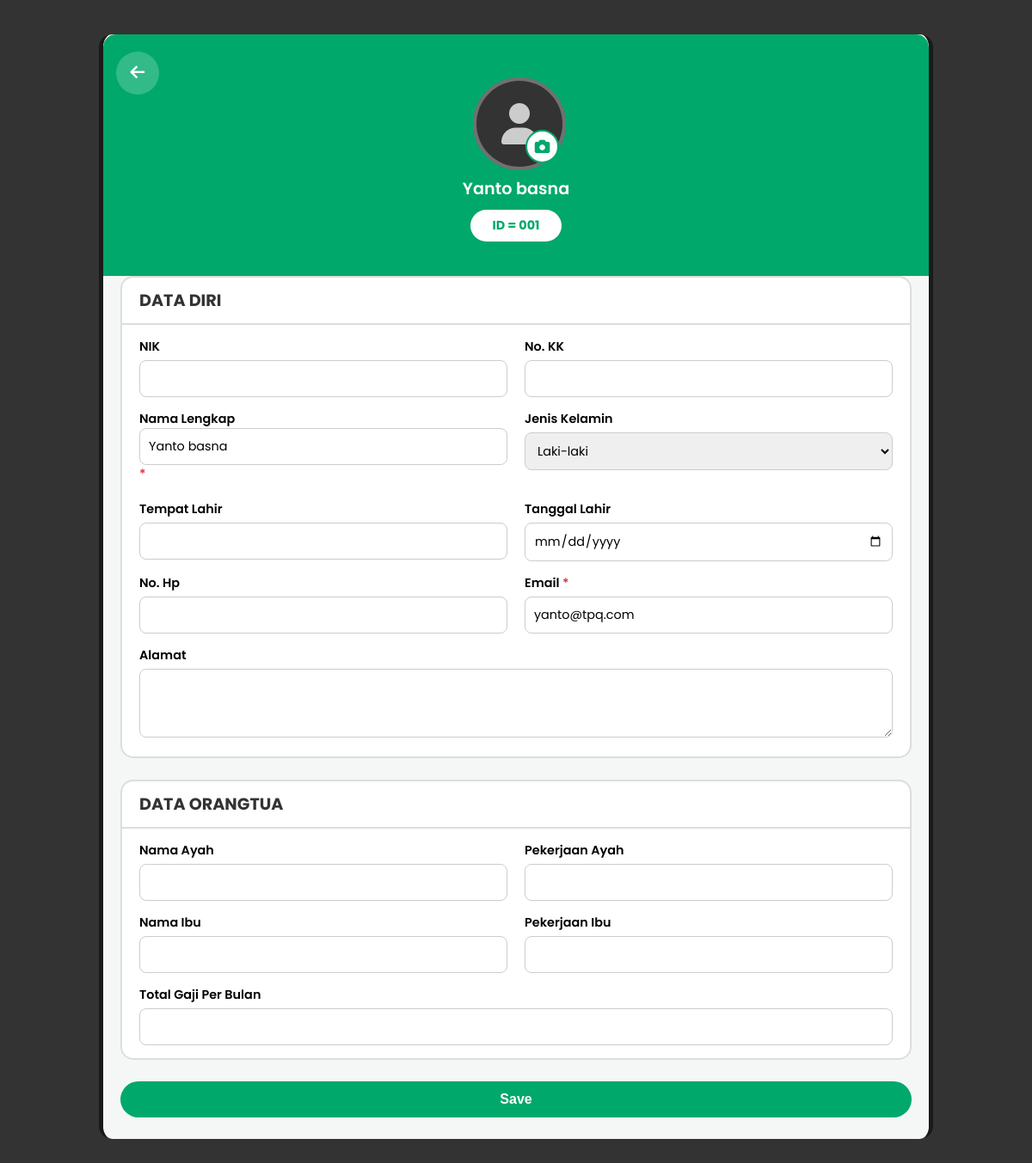
The page /santri/edit_biodata.php (signed in) on the database its author committed.
### tables this page shows
CREATE TABLE `data_santri` (
  `id` int(11) NOT NULL,
  `user_id` int(11) NOT NULL,
  `id_kelas` int(11) DEFAULT NULL,
  `nama_lengkap` varchar(100) NOT NULL,
  `nis` varchar(50) DEFAULT NULL,
  `nama_wali` varchar(100) DEFAULT NULL,
  `no_telepon_wali` varchar(20) DEFAULT NULL,
  `alamat` text DEFAULT NULL,
  `nik` varchar(20) DEFAULT NULL,
  `no_kk` varchar(20) DEFAULT NULL,
  `jenis_kelamin` enum('Laki-laki','Perempuan') DEFAULT NULL,
  `tempat_lahir` varchar(100) DEFAULT NULL,
  `tanggal_lahir` date DEFAULT NULL,
  `no_hp` varchar(20) DEFAULT NULL,
  `nama_ayah` varchar(100) DEFAULT NULL,
  `pekerjaan_ayah` varchar(100) DEFAULT NULL,
  `nama_ibu` varchar(100) DEFAULT NULL,
  `pekerjaan_ibu` varchar(100) DEFAULT NULL,
  `gaji_per_bulan` varchar(50) DEFAULT NULL,
  `foto` varchar(255) DEFAULT NULL
);

CREATE TABLE `users` (
  `id` int(11) NOT NULL,
  `email` varchar(100) NOT NULL,
  `password` varchar(255) NOT NULL,
  `role` enum('admin','pengajar','santri') NOT NULL,
  `created_at` timestamp NOT NULL DEFAULT current_timestamp()
);

### santri/edit_biodata.php (the view, shortened to what this page needs)
<?php
require '../koneksi.php';
$user_id_login = $_SESSION['user_id'];
$sql = "SELECT s.*, u.email
        FROM data_santri s
        JOIN users u ON s.user_id = u.id
        WHERE s.user_id = ?
        LIMIT 1";
$stmt = $koneksi->prepare($sql);
$stmt->bind_param("i", $user_id_login);
$stmt->execute();
$result = $stmt->get_result();
$santri_data = $result->fetch_assoc();
?>
<!DOCTYPE html>
<html lang="id">
<head>
    <link rel="stylesheet" href="https://cdnjs.cloudflare.com/ajax/libs/font-awesome/6.5.1/css/all.min.css">
</head>
<body>
    <div class="biodata-container">
        <form method="POST" enctype="multipart/form-data" id="edit-form">
            <header class="profile-header">
                <a href="biodata_santri.php" class="back-btn">
                    <i class="fas fa-arrow-left"></i>
                </a>
                <div class="profile-pic-edit">
                    <label for="foto-upload">
                        <div class="profile-pic">
                            <?php if (!empty($santri_data['foto'])): ?>
                                <img src="../uploads/<?php echo htmlspecialchars($santri_data['foto']); ?>" alt="Foto Profil" id="profile-image-preview">
                            <?php else: ?>
                                <div class="icon" id="profile-icon-preview"><i class="fas fa-user"></i></div>
                            <?php endif; ?>
                        </div>
                        <div class="upload-overlay">
                            <i class="fas fa-camera"></i>
                        </div>
                    </label>
                </div>
                <h2><?php echo htmlspecialchars($santri_data['nama_lengkap']); ?></h2>
                <div class="nis-badge">
                    ID = <?php echo htmlspecialchars($santri_data['nis']); ?>
                </div>
            </header>
            <main class="profile-content">
                <div class="card">
                    <h3>DATA DIRI</h3>
                    <div class="card-body">
                        <div class="form-grid">
                            <div class="form-group">
                                <label for="nik">NIK</label>
                                <input type="text" id="nik" name="nik" value="<?php echo htmlspecialchars($santri_data['nik']); ?>">
                            </div>
                            <div class="form-group">
                                <label for="no_kk">No. KK</label>
                                <input type="text" id="no_kk" name="no_kk" value="<?php echo htmlspecialchars($santri_data['no_kk']); ?>">
                            </div>
                            <div class="form-group required">
                                <label for="nama_lengkap">Nama Lengkap</labe >
                                <input type="text" id="nama_lengkap" name="nama_lengkap" value="<?php echo htmlspecialchars($santri_data['nama_lengkap']); ?>" required>
                            </div>
                            <div class="form-group">
                                <label for="jenis_kelamin">Jenis Kelamin</label>
                                <select id="jenis_kelamin" name="jenis_kelamin">
                                    <option value="Laki-laki" <?php if($santri_data['jenis_kelamin'] == 'Laki-laki') echo 'selected'; ?>>Laki-laki</option>
                                </select>
                            </div>
                            <div class="form-group">
                                <label for="tempat_lahir">Tempat Lahir</label>
                                <input type="text" id="tempat_lahir" name="tempat_lahir" value="<?php echo htmlspecialchars($santri_data['tempat_lahir']); ?>">
                            </div>
                            <div class="form-group">
                                <label for="tanggal_lahir">Tanggal Lahir</label>
                                <input type="date" id="tanggal_lahir" name="tanggal_lahir" value="<?php echo htmlspecialchars($santri_data['tanggal_lahir']); ?>">
                            </div>
                            <div class="form-group">
                                <label for="no_hp">No. Hp</label>
                                <input type="text" id="no_hp" name="no_hp" value="<?php echo htmlspecialchars($santri_data['no_hp']); ?>">
                            </div>
                            <div class="form-group required">
                                <label for="email">Email</label>
                                <input type="email" id="email" name="email" value="<?php echo htmlspecialchars($santri_data['email']); ?>" required>
                            </div>
                            <div class="form-group full-width">
                                <label for="alamat">Alamat</label>
                                <textarea id="alamat" name="alamat"><?php echo htmlspecialchars($santri_data['alamat']); ?></textarea>
                            </div>
                        </div>
                    </div>
                </div>
                <div class="card">
                    <h3>DATA ORANGTUA</h3>
                    <div class="card-body">
                        <div class="form-grid">
                            <div class="form-group">
                                <label for="nama_ayah">Nama Ayah</label>
                                <input type="text" id="nama_ayah" name="nama_ayah" value="<?php echo htmlspecialchars($santri_data['nama_ayah']); ?>">
                            </div>
                            <div class="form-group">
                                <label for="pekerjaan_ayah">Pekerjaan Ayah</label>
                                <input type="text" id="pekerjaan_ayah" name="pekerjaan_ayah" value="<?php echo htmlspecialchars($santri_data['pekerjaan_ayah']); ?>">
                            </div>
                            <div class="form-group">
                                <label for="nama_ibu">Nama Ibu</label>
                                <input type="text" id="nama_ibu" name="nama_ibu" value="<?php echo htmlspecialchars($santri_data['nama_ibu']); ?>">
                            </div>
                            <div class="form-group">
                                <label for="pekerjaan_ibu">Pekerjaan Ibu</label>
                                <input type="text" id="pekerjaan_ibu" name="pekerjaan_ibu" value="<?php echo htmlspecialchars($santri_data['pekerjaan_ibu']); ?>">
                            </div>
                            <div class="form-group full-width">
                                <label for="gaji_per_bulan">Total Gaji Per Bulan</label>
                                <input type="text" id="gaji_per_bulan" name="gaji_per_bulan" value="<?php echo htmlspecialchars($santri_data['gaji_per_bulan']); ?>">
                            </div>
                        </div>
                    </div>
                </div>
                <button type="submit" class="btn-save">Save</button>
            </main>
        </form>
    </div>
</body>
</html>

### santri/edit_biodata.php (style rules this page uses)
:root { --warna-hijau: #00a86b; --warna-latar: #f4f7f6; --warna-teks: #333333; }
body, html { margin: 0; padding: 0; font-family: 'Poppins', sans-serif; background-color: #333; }
.biodata-container { width: 100%; max-width: 420px; min-height: 100vh; margin: 0 auto; background-color: var(--warna-latar); display: flex; flex-direction: column; overflow: hidden; border-left: 5px solid #1a1a1a; border-right: 5px solid #1a1a1a; }
.profile-header { background-color: var(--warna-hijau); color: white; padding: 30px 20px 40px 20px; text-align: center; position: relative; }
.back-btn { position: absolute; top: 20px; left: 15px; text-decoration: none; color: white; font-size: 1.2rem; padding: 10px; background-color: rgba(255, 255, 255, 0.2); width: 30px; height: 30px; display: flex; align-items: center; justify-content: center; border-radius: 50%; }
.profile-pic-edit { position: relative; width: 100px; height: 100px; margin: 20px auto 15px auto; }
.profile-pic { width: 100px; height: 100px; border-radius: 50%; border: 4px solid rgba(255, 255, 255, 0.3); background-color: #333; overflow: hidden; }
.profile-pic .icon { width: 100%; height: 100%; display: flex; align-items: center; justify-content: center; font-size: 3rem; color: #ccc; }
.upload-overlay { position: absolute; bottom: 0; right: 0; width: 35px; height: 35px; background-color: white; color: var(--warna-hijau); border-radius: 50%; display: flex; align-items: center; justify-content: center; font-size: 1.1rem; cursor: pointer; border: 2px solid var(--warna-hijau); }
.profile-header h2 { margin: 0; font-size: 1.2rem; font-weight: 600; }
.nis-badge { display: inline-block; background-color: white; color: var(--warna-hijau); padding: 8px 25px; border-radius: 20px; font-weight: 700; font-size: 0.9rem; margin-top: 10px; }
.profile-content { background-color: var(--warna-latar); padding: 25px 20px; flex-grow: 1; border-radius: 30px 30px 0 0; margin-top: -25px; z-index: 10; }
.card { background-color: white; border: 2px solid #ddd; border-radius: 15px; margin-bottom: 25px; overflow: hidden; }
.card h3 { margin: 0; padding: 12px 20px; color: var(--warna-teks); font-size: 1.2rem; font-weight: 700; }
.card-body { padding: 15px 20px; border-top: 2px solid #ddd; }
.form-group { margin-bottom: 0; }
.form-group label { display: block; font-size: 0.9rem; font-weight: 600; color: var(--warna-teks-abu); margin-bottom: 5px; }
.form-group.required label::after { content: ' *'; color: #dc3545; }
.form-group input, .form-group select, .form-group textarea { width: 100%; padding: 10px; font-size: 0.9rem; font-family: 'Poppins', sans-serif; border: 1px solid #ccc; border-radius: 8px; box-sizing: border-box; }
.form-group textarea { min-height: 80px; resize: vertical; }
.btn-save { background-color: var(--warna-hijau); color: white; font-weight: 700; font-size: 1rem; padding: 12px; width: 100%; border: none; border-radius: 30px; cursor: pointer; transition: background-color 0.3s; }
.form-grid { display: grid; grid-template-columns: 1fr; gap: 15px 20px; }
@media (min-width: 960px) { .biodata-container { max-width: 960px; margin-top: 40px; margin-bottom: 40px; border-radius: 15px; } }
@media (min-width: 960px) { .profile-header { border-radius: 15px 15px 0 0; } }
@media (min-width: 960px) { .profile-content { border-radius: 0 0 15px 15px; } }
@media (min-width: 960px) { .form-grid { grid-template-columns: 1fr 1fr; } }
@media (min-width: 960px) { .form-group.full-width { grid-column: 1 / -1; } }

### rows shown on the page
data_santri: nama_lengkap "Yanto basna", nis "001", jenis_kelamin "Laki-laki", email "yanto@tpq.com"
